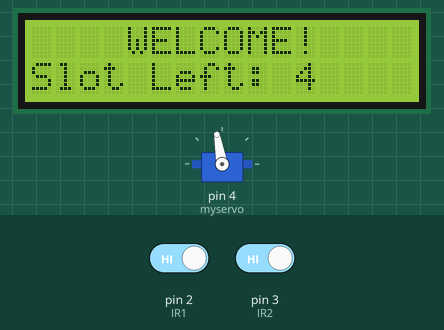
The sketch below on a simulated Arduino Uno, built with avr-gcc and run on an emulated ATmega328P. Parts: 16×2 character LCD, servo. Inputs (shaded band) come from the test bench; at power-on: pin 2 (IR1) HIGH, pin 3 (IR2) HIGH.

Above: at 3.2 s.
3.3 s: pin 2 (IR1) driven LOW
At 3.9 s:
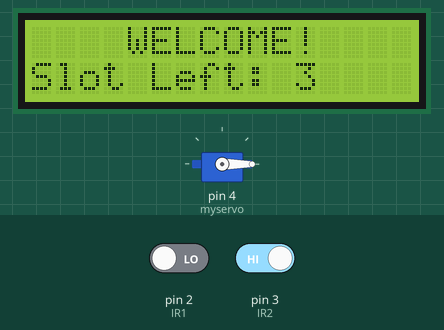
4.8 s: pin 3 (IR2) driven LOW
At 7.6 s:
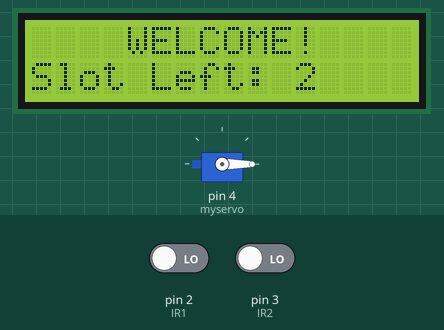
7.8 s: pin 2 (IR1) driven HIGH
At 9.3 s:
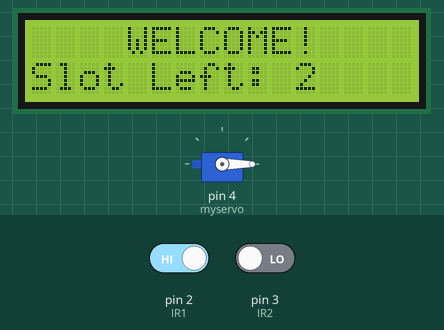
Timing chart, 0 to 10.8 s (numbered marks = the images above; inputs shaded):
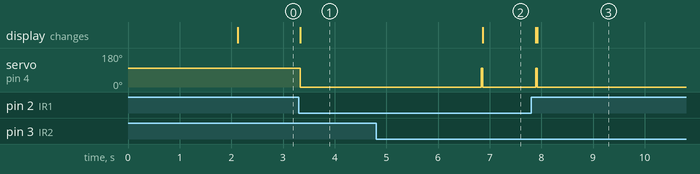

Measured:
- after the input at 3.3 s, servo on pin 4 (myservo): 100° → 0° at once; the display: changes at once (image 1)
- after the input at 4.8 s, servo on pin 4 (myservo): 0° → 100° after 2.0 s, → 0° 0.03 s later; the display: changes after 2.1 s (image 2)
- after the input at 7.8 s, servo on pin 4 (myservo): goes on until 7.9 s, then stays 0°

The sketch:

toll1.ino
```cpp
#include <Wire.h>
#include <LiquidCrystal_I2C.h>
#include <Servo.h>

// LCD setup: I2C address 0x27, 16 columns, 2 rows
LiquidCrystal_I2C lcd(0x27, 16, 2);

// Servo setup
Servo myservo;

// IR sensor pins
const int IR1 = 2;
const int IR2 = 3;

// Parking slot count
int Slot = 4;   // Total number of parking slots

// Flags for sensor states
int flag1 = 0;
int flag2 = 0;

void setup() {
  Serial.begin(9600);

  // Initialize LCD
  lcd.init();
  lcd.backlight();

  // Configure IR sensors
  pinMode(IR1, INPUT);
  pinMode(IR2, INPUT);

  // Attach servo to pin 4
  myservo.attach(4);
  myservo.write(100); // Initial position (closed)

  // Display welcome message
  lcd.setCursor(0, 0);
  lcd.print("     ARDUINO    ");
  lcd.setCursor(0, 1);
  lcd.print(" PARKING SYSTEM ");
  delay(2000);
  lcd.clear();
}

void loop() {
  // Car entering (IR1 triggered)
  if (digitalRead(IR1) == LOW && flag1 == 0) {
    if (Slot > 0) {
      flag1 = 1;
      if (flag2 == 0) {
        myservo.write(0);   // Open gate
        Slot = Slot - 1;    // Decrease slot count
      }
    } else {
      lcd.setCursor(0, 0);
      lcd.print("    SORRY :(    ");
      lcd.setCursor(0, 1);
      lcd.print("  Parking Full  ");
      delay(3000);
      lcd.clear();
    }
  }

  // Car exiting (IR2 triggered)
  if (digitalRead(IR2) == LOW && flag2 == 0) {
    flag2 = 1;
    if (flag1 == 0) {
      myservo.write(0);   // Open gate
      Slot = Slot + 1;    // Increase slot count
    }
  }

  // Reset flags and close gate
  if (flag1 == 1 && flag2 == 1) {
    delay(1000);
    myservo.write(100);   // Close gate
    flag1 = 0;
    flag2 = 0;
  }

  // Display current status
  lcd.setCursor(0, 0);
  lcd.print("    WELCOME!    ");
  lcd.setCursor(0, 1);
  lcd.print("Slot Left: ");
  lcd.print(Slot);
}
```
